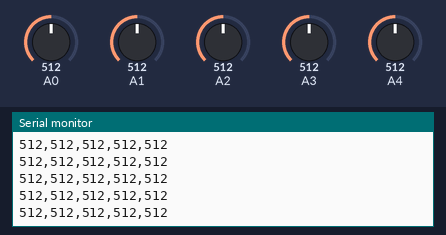
The sketch below on a simulated Arduino Uno, built with avr-gcc and run on an emulated ATmega328P. On the bench: the last lines printed to the serial monitor. The test bench sets the inputs (shaded band); at power-on: A0 = 512, A1 = 512, A2 = 512, A3 = 512, A4 = 512.

Above: at 1.2 s.
1.3 s: A0 set to 716
At 1.32 s:
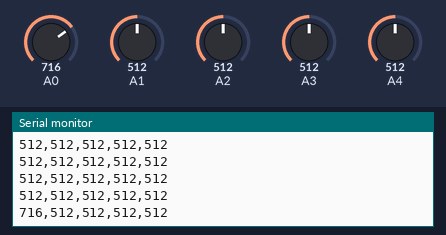
2.8 s: A1 set to 716
At 2.84 s:
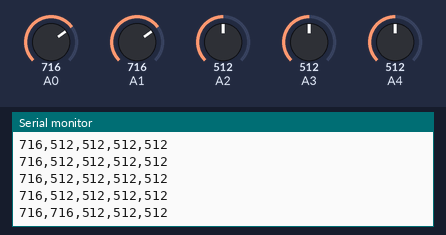
4.3 s: A2 set to 716
At 4.36 s:
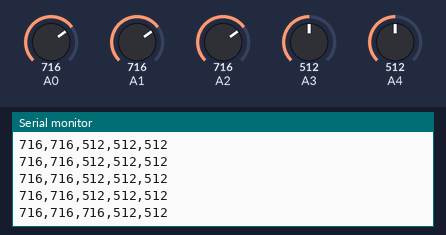
7.3 s: A3 set to 716
At 7.3 s:
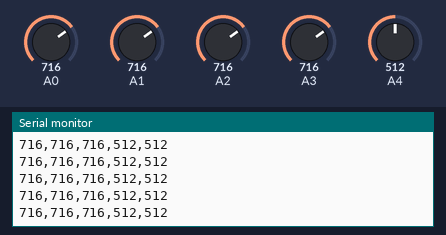
8.8 s: A4 set to 716
At 8.82 s:
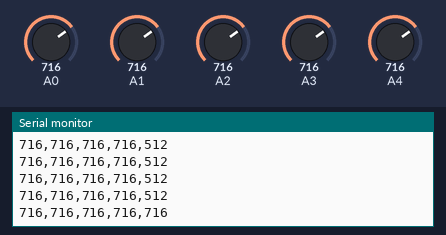
10.3 s: A0 set to 992
At 10.34 s:
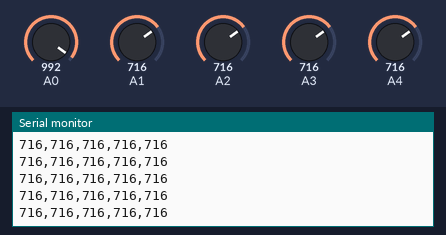
Timing chart, 0 to 12.8 s (numbered marks = the images above; inputs shaded):
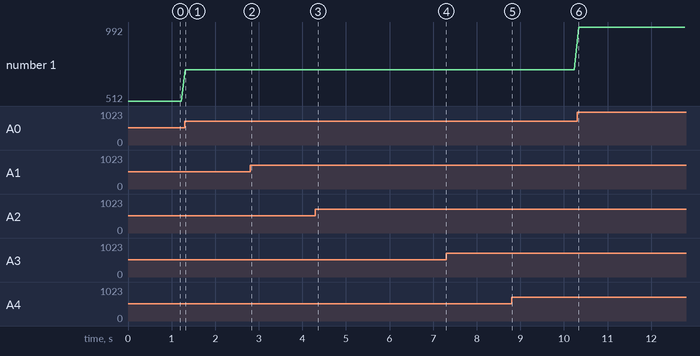

Measured:
- after the input at 1.3 s, the serial monitor: prints a new line at once (image 1)
- after the input at 2.8 s, the serial monitor: prints a new line at once (image 2)
- after the input at 4.3 s, the serial monitor: prints a new line after 0.06 s (image 3)
- after the input at 8.8 s, the serial monitor: prints a new line at once (image 5)
- plotted number 1: 512 → 716 after the input at 1.3 s, 716 → 992 after the input at 10.3 s

The sketch:

MQ2-6_SKETCH.ino
```cpp
void setup() {
  // Initialize serial communication
  Serial.begin(9600);
}

void loop() {
  // Read values from each sensor
  int mq2Val = analogRead(A0);
  int mq3Val = analogRead(A1);
  int mq4Val = analogRead(A2);
  int mq5Val = analogRead(A3);
  int mq6Val = analogRead(A4);
  //int mq7Val = analogRead(A5);

  // Print all sensor values in one line
  Serial.print(mq2Val);
  Serial.print(",");
  Serial.print(mq3Val);
  Serial.print(",");
  Serial.print(mq4Val);
  Serial.print(",");
  Serial.print(mq5Val);
  Serial.print(",");
  Serial.println(mq6Val);
  //Serial.print(",");
  //Serial.println(mq7Val);

  // Delay before the next reading
  delay(100);
}
```
